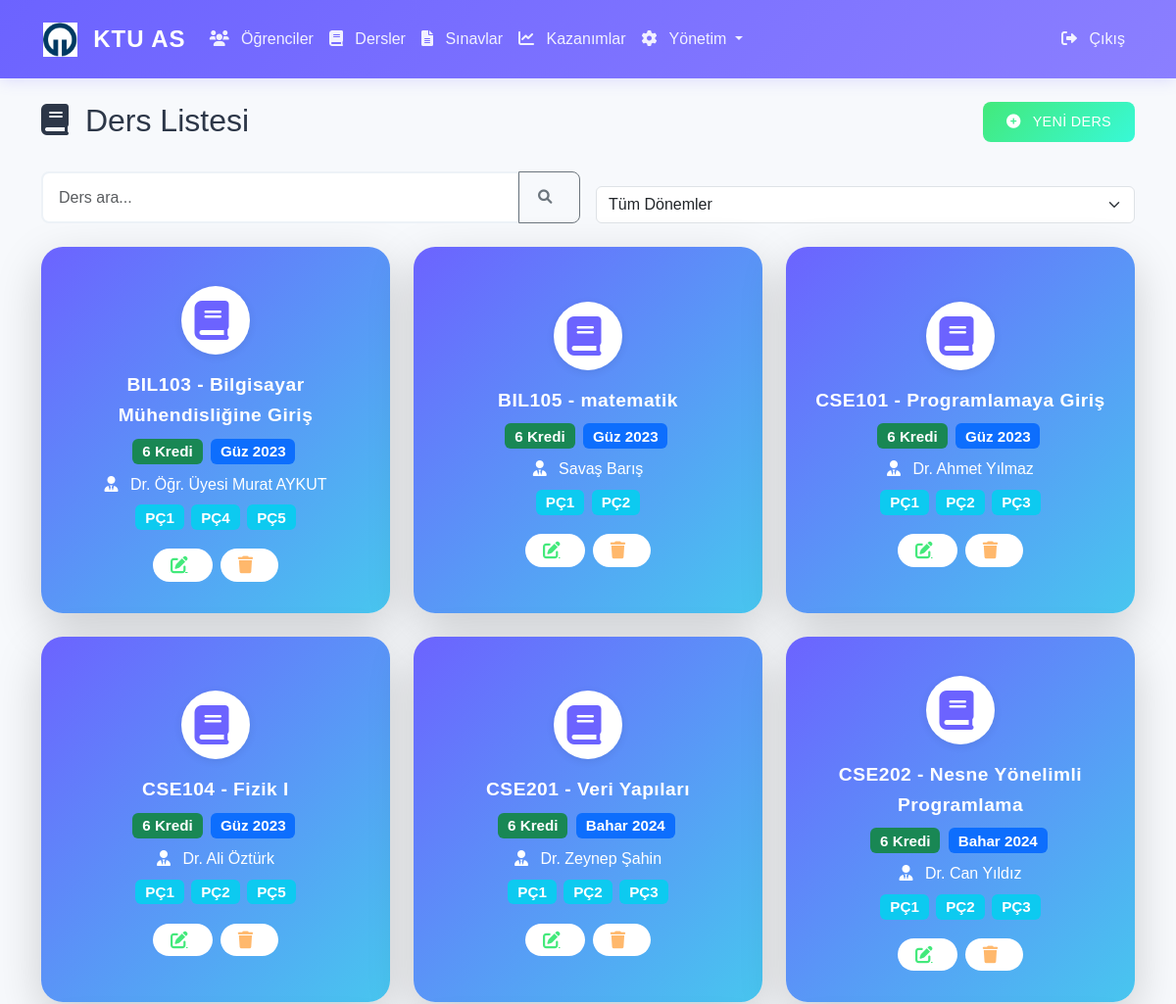
/courses (signed in, upper part), run on an earlier commit of the app's database.
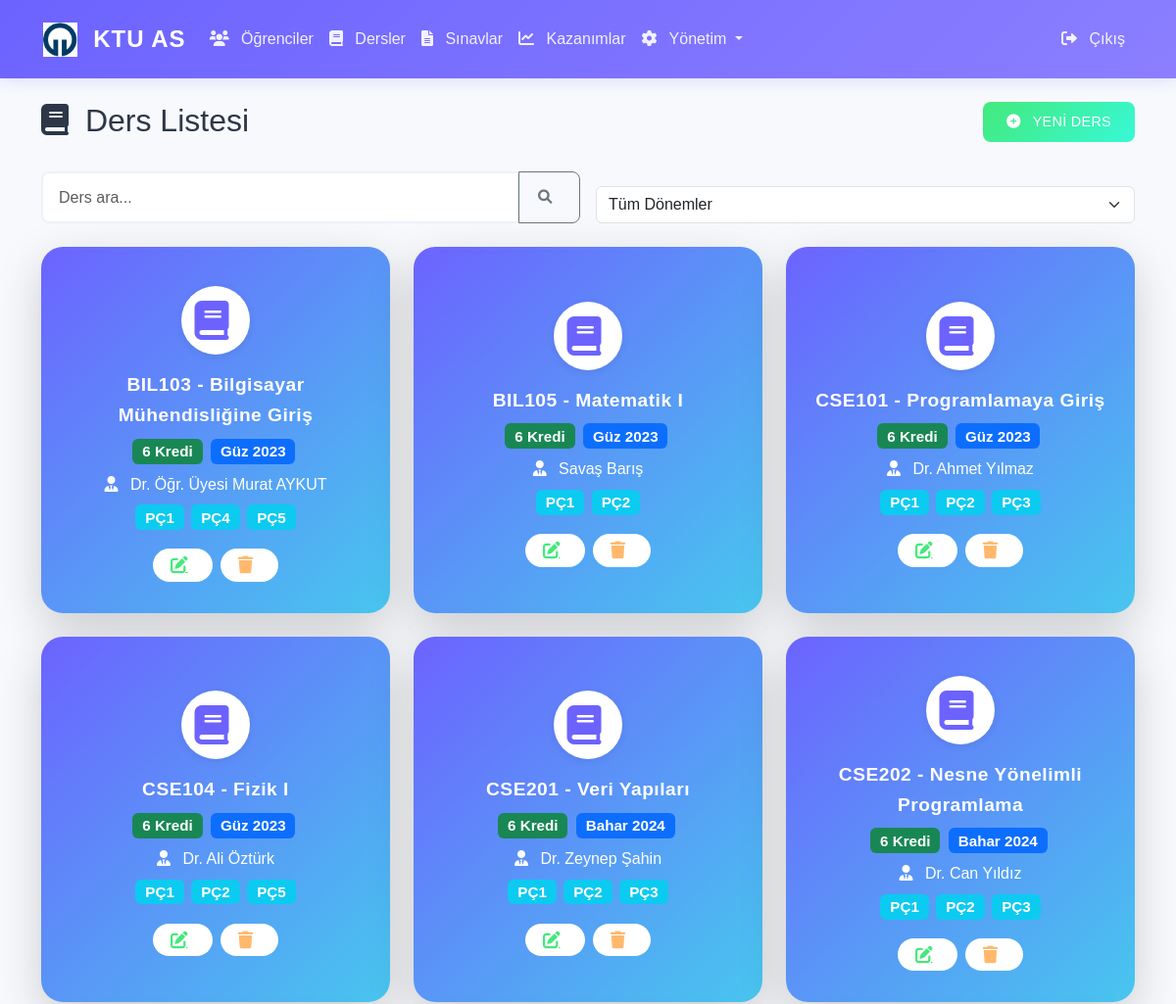
And on a later commit of the database.
### app/models/__init__.py (models this page shows, shortened)
class Course(db.Model):
    __tablename__ = 'courses'
    id = db.Column(db.Integer, primary_key=True)
    course_code = db.Column(db.String(20), unique=True, nullable=False)
    course_name = db.Column(db.String(100), nullable=False)
    credits = db.Column(db.Integer, nullable=False)
    instructor_name = db.Column(db.String(100), nullable=False)
    semester_id = db.Column(db.Integer, db.ForeignKey('semesters.id'), nullable=False)
    created_at = db.Column(db.DateTime, default=datetime.utcnow)
    exams = db.relationship('Exam', backref='course', lazy=True)

class Semester(db.Model):
    __tablename__ = 'semesters'
    id = db.Column(db.Integer, primary_key=True)
    name = db.Column(db.String(50), nullable=False)
    year = db.Column(db.Integer, nullable=False)
    semester_number = db.Column(db.Integer, nullable=False)
    created_at = db.Column(db.DateTime, default=datetime.utcnow)
    courses = db.relationship('Course', backref='semester', lazy=True)

### app/routes/main.py (the view)
@bp.route('/courses')
@login_required
def course_list():
    courses = Course.query.all()
    semesters = Semester.query.all()
    return render_template('main/courses.html', courses=courses, semesters=semesters)

### app/__init__.py (called while the page is built)
@login_manager.user_loader
def load_user(user_id):
    from app.models import User
    return User.query.get(int(user_id))

### app/templates/main/courses.html (shortened to what this page needs)
{% extends "base.html" %}
{% block content %}
<div class="row mb-4">
    <div class="col-md-8">
        <h2>
            <i class="fas fa-book"></i> Ders Listesi
        </h2>
    </div>
    <div class="col-md-4 text-end">
        <a href="{{ url_for('admin.add_course') }}" class="btn btn-success">
            <i class="fas fa-plus-circle"></i> Yeni Ders
        </a>
    </div>
</div>
<div class="row mb-4 g-3 align-items-end">
    <div class="col-md-6">
        <div class="input-group">
            <input type="text" class="form-control" id="searchInput" placeholder="Ders ara...">
            <button class="btn btn-outline-secondary" type="button">
                <i class="fas fa-search"></i>
            </button>
        </div>
    </div>
    <div class="col-md-6">
        <select class="form-select" id="semesterFilter">
            <option value="">Tüm Dönemler</option>
        </select>
    </div>
</div>
<div class="row g-4" id="courseCards">
    {% for course in courses %}
    <div class="col-md-4 course-card-col" data-semester="{{ course.semester_id }}">
        <div class="modern-card gradient-blue shadow-lg h-100 clickable-card" onclick="window.location='{{ url_for('main.course_detail', course_id=course.id) }}';">
            <div class="modern-card-body text-center">
                <div class="modern-icon bg-white text-blue mb-3">
                    <i class="fas fa-book"></i>
                </div>
                <div class="modern-title">{{ course.course_code }} - {{ course.course_name }}</div>
                <div class="modern-info mb-2">
                    <span class="badge bg-success me-1">{{ course.credits }} Kredi</span>
                    <span class="badge bg-primary">{{ course.semester.name }}</span>
                </div>
                <div class="modern-instructor mb-2">
                    <i class="fas fa-user-tie"></i> {{ course.instructor_name }}
                </div>
                <div class="modern-outcomes mb-3">
                    {% for outcome in course.program_outcomes %}
                    <span class="badge bg-info">{{ outcome.code }}</span>
                    {% endfor %}
                </div>
                <div class="modern-actions d-flex justify-content-center gap-2">
                    <a href="{{ url_for('admin.edit_course', course_id=course.id) }}" class="modern-btn btn-green" title="Düzenle">
                        <i class="fas fa-edit"></i>
                    </a>
                    <button type="button" class="modern-btn btn-orange" title="Sil" onclick="confirmDelete('{{ course.id }}')">
                        <i class="fas fa-trash"></i>
                    </button>
                </div>
            </div>
        </div>
    </div>
    {% else %}
    <div class="col-12">
        <div class="alert alert-info text-center">Henüz ders kaydı bulunmamaktadır.</div>
    </div>
    {% endfor %}
</div>
{% endblock %}

What changed in the data, as far as the page shows it:
changed Course "BIL105": course_name "matematik" → "Matematik I"
